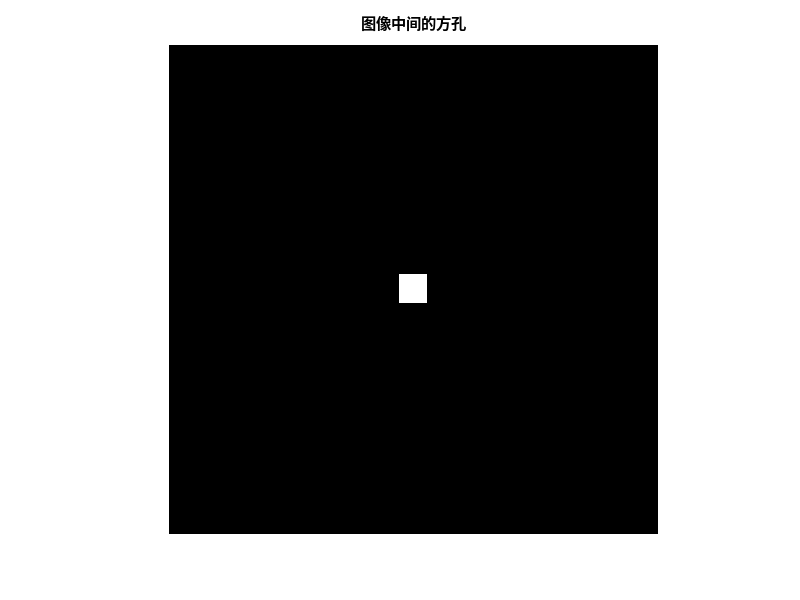

Source code (MATLAB):
% 设置图像尺寸和孔的大小
N = 512;  % 图像尺寸
hole_size = 30;  % 方孔的大小（边长）

% 创建一个全黑的图像
image = zeros(N, N);

% 计算方孔的位置，确保方孔在图像中心
center = N / 2;  % 图像中心
half_hole_size = hole_size / 2;  % 方孔的一半大小

% 定义方孔的区域，设置为1（白色）
image(center - half_hole_size : center + half_hole_size - 1, center - half_hole_size : center + half_hole_size - 1) = 1;

% 显示图像
imshow(image);
title('图像中间的方孔');
colormap(gray);  % 使用灰度色图
axis equal;  % 保持纵横比
imwrite(image, 'square.png');